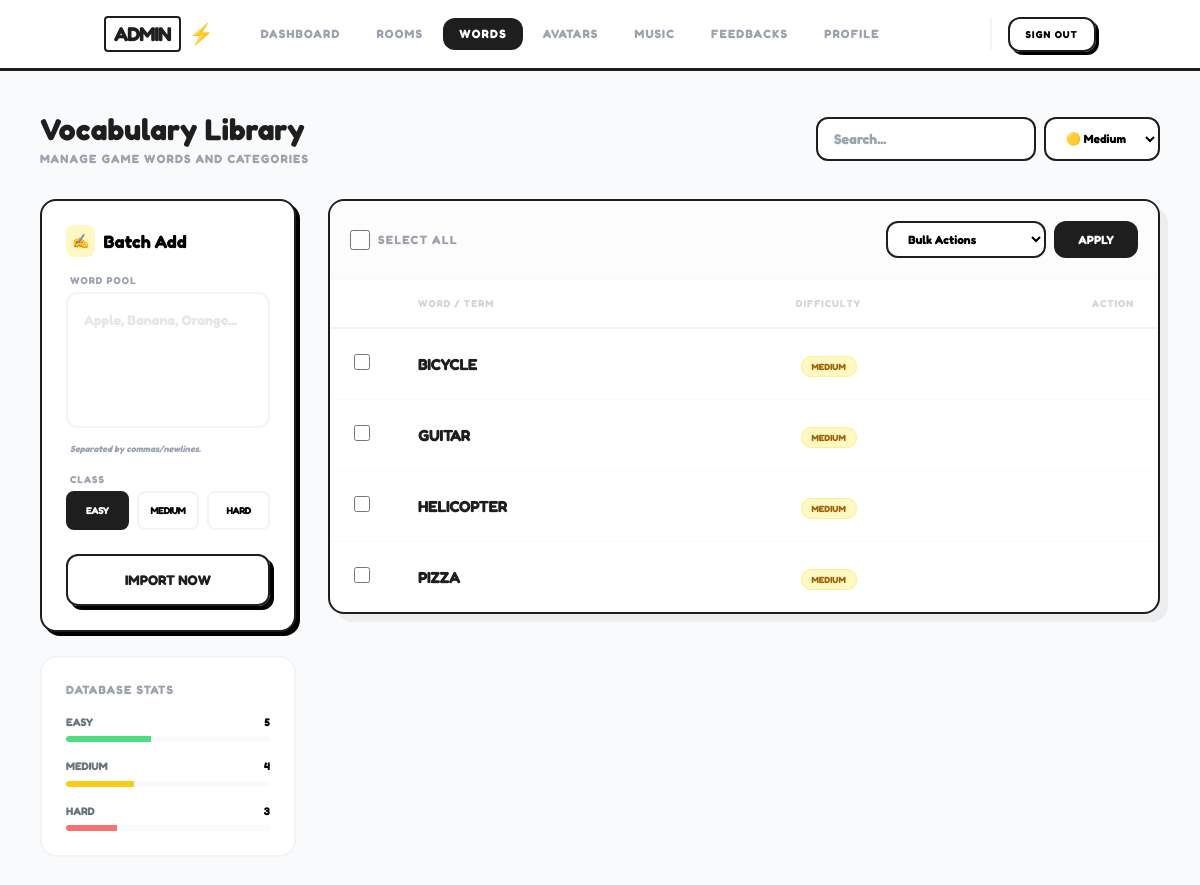
/admin/words.php?difficulty=medium (signed in), run on the app's committed database.
### tables this page shows
CREATE TABLE IF NOT EXISTS words (
    id INT AUTO_INCREMENT PRIMARY KEY,
    word VARCHAR(50) NOT NULL UNIQUE,
    difficulty ENUM('easy', 'medium', 'hard') DEFAULT 'easy'
);

### api/db.php (called while the page is built, shortened)
<?php
$host = $_ENV['DB_HOST'] ?? 'localhost';
$db   = $_ENV['DB_NAME'] ?? 'drawguess_v2';
$user = $_ENV['DB_USER'] ?? 'root';
$pass = $_ENV['DB_PASS'] ?? '';
$charset = 'utf8mb4';
$dsn = "mysql:host=$host;charset=$charset";
$options = [
    PDO::ATTR_ERRMODE            => PDO::ERRMODE_EXCEPTION,
    PDO::ATTR_DEFAULT_FETCH_MODE => PDO::FETCH_ASSOC,
    PDO::ATTR_EMULATE_PREPARES   => false,
];
try {
    $pdo = new PDO($dsn, $user, $pass, $options);
    $pdo->exec("CREATE DATABASE IF NOT EXISTS `$db` CHARACTER SET utf8mb4 COLLATE utf8mb4_unicode_ci");
    $pdo->exec("USE `$db` ");
    $pdo->exec("SET time_zone = '+00:00'");
} catch (\PDOException $e) {
    die(json_encode(["success" => false, "error" => "Connection failed: " . $e->getMessage()]));
}
class DB {
    public static function query($sql, $params = []) {
        global $pdo;
        $stmt = $pdo->prepare($sql);
        $stmt->execute($params);
        return $stmt;
    }
    public static function fetch($sql, $params = []) {
        return self::query($sql, $params)->fetch();
    }
    public static function fetchAll($sql, $params = []) {
        return self::query($sql, $params)->fetchAll();
    }
}

### admin/words.php (the view, shortened to what this page needs)
<?php
require_once '../api/db.php';
$search = $_GET['search'] ?? '';
$filter_diff = $_GET['difficulty'] ?? '';
$sql = "SELECT * FROM words WHERE 1=1";
$params = [];
if (!empty($filter_diff)) {
    $sql .= " AND difficulty = ?";
    $params[] = $filter_diff;
}
$sql .= " ORDER BY word ASC";
$words_list = DB::fetchAll($sql, $params);
$total_all = DB::fetch("SELECT COUNT(*) as c FROM words")['c'];
?>
<!DOCTYPE html>
<html lang="en">
<head>
    <script src="https://cdn.tailwindcss.com"></script>
</head>
<body class="bg-gray-50 min-h-screen pb-12">
    <?php include 'nav.php'; ?>
    <div class="container mx-auto px-4 max-w-6xl">
        <div class="flex flex-col lg:flex-row justify-between items-start lg:items-center gap-4 mb-8">
            <div>
                <h1 class="text-3xl font-black text-ink">Vocabulary Library</h1>
                <p class="text-gray-400 font-bold text-xs uppercase tracking-widest mt-1">Manage game words and categories</p>
            </div>
            <form method="GET" class="flex gap-2 w-full lg:w-auto">
                <div class="relative flex-1">
                    <input type="text" name="search" value="<?= htmlspecialchars($search) ?>" placeholder="Search..." class="w-full bg-white border-2 border-ink pl-4 pr-10 py-2.5 rounded-xl text-sm font-bold focus:outline-none focus:shadow-[4px_4px_0px_#000] transition-all">
                </div>
                <select name="difficulty" onchange="this.form.submit()" class="bg-white border-2 border-ink px-4 py-2.5 rounded-xl text-xs font-black focus:outline-none">
                    <option value="medium" <?= $filter_diff=='medium'?'selected':'' ?>>🟡 Medium</option>
                </select>
            </form>
        </div>
        <div class="grid grid-cols-1 lg:grid-cols-4 gap-8">
            <div class="lg:col-span-1 space-y-6">
                <div class="bg-white p-6 rounded-2xl border-2 border-ink shadow-[4px_4px_0px_#000]">
                    <h2 class="text-lg font-black mb-4 flex items-center gap-2">
                        <span class="bg-yellow-100 p-1.5 rounded-lg text-sm">✍️</span> Batch Add
                    </h2>
                    <form method="POST">
                        <div class="mb-4">
                            <label class="block text-[10px] font-black text-gray-400 uppercase tracking-widest mb-1 ml-1">Word Pool</label>
                            <textarea name="words_bulk" rows="5" class="w-full border-2 border-gray-100 rounded-xl p-4 focus:border-ink outline-none font-bold text-sm resize-none placeholder:text-gray-200" placeholder="Apple, Banana, Orange..." required></textarea>
                            <p class="text-[9px] text-gray-400 mt-2 font-bold px-1 italic">Separated by commas/newlines.</p>
                        </div>
                        <div class="mb-6">
                            <label class="block text-[10px] font-black text-gray-400 uppercase tracking-widest mb-1 ml-1">Class</label>
                            <div class="grid grid-cols-3 gap-2">
                                <?php foreach(['easy', 'medium', 'hard'] as $d): ?>
                                <label class="cursor-pointer">
                                    <div class="text-center py-2.5 rounded-lg border-2 border-gray-100 font-black text-[10px] uppercase tracking-tighter peer-checked:border-ink peer-checked:bg-ink peer-checked:text-white transition-all">
                                        <?= $d ?>
                                    </div>
                                </label>
                                <?php endforeach; ?>
                            </div>
                        </div>
                        <button type="submit" name="add_bulk" class="w-full bg-pop-yellow hover:bg-yellow-300 border-2 border-ink text-ink font-black py-3.5 rounded-xl text-sm shadow-[4px_4px_0px_#000] active:shadow-none active:translate-y-1 transition-all">
                            IMPORT NOW
                        </button>
                    </form>
                </div>
                <div class="bg-white p-6 rounded-2xl border-2 border-gray-100">
                     <h2 class="text-xs font-black text-gray-400 uppercase tracking-widest mb-4">Database Stats</h2>
                     <div class="space-y-4">
                         <?php
                            $ds_rows = DB::fetchAll("SELECT difficulty, COUNT(*) as c FROM words GROUP BY difficulty");
                            foreach($ds_rows as $ds):
                                $pc = ($total_all > 0) ? ($ds['c'] / $total_all) * 100 : 0;
                                $color = $ds['difficulty'] == 'easy' ? 'bg-green-400' : ($ds['difficulty'] == 'medium' ? 'bg-yellow-400' : 'bg-red-400');
                         ?>
                         <div>
                             <div class="flex justify-between text-[11px] font-black uppercase mb-1.5">
                                 <span class="text-gray-500"><?= $ds['difficulty'] ?></span>
                                 <span><?= $ds['c'] ?></span>
                             </div>
                             <div class="w-full h-1.5 bg-gray-50 rounded-full overflow-hidden">
                                 <div class="<?= $color ?> h-full transition-all duration-700" style="width: <?= $pc ?>%"></div>
                             </div>
                         </div>
                         <?php endforeach; ?>
                     </div>
                </div>
            </div>
            <div class="lg:col-span-3">
                <form method="POST" id="bulk_form">
                    <div class="bg-white rounded-2xl border-2 border-ink overflow-hidden shadow-[8px_8px_0px_rgba(0,0,0,0.05)]">
                        <div class="p-5 border-b-2 border-gray-50 bg-gray-50/50 flex flex-wrap justify-between items-center gap-4">
                            <div class="flex items-center gap-4">
                                <label class="flex items-center gap-2 cursor-pointer select-none">
                                    <input type="checkbox" onclick="toggleAll(this)" class="w-5 h-5 rounded border-2 border-ink accent-ink cursor-pointer">
                                    <span class="text-xs font-black text-gray-400 uppercase tracking-widest">Select All</span>
                                </label>
                            </div>
                            <div class="flex gap-2">
                                <select name="bulk_action" id="bulk_action_sel" class="border-2 border-ink rounded-xl px-4 py-2 text-xs font-black focus:outline-none bg-white">
                                    <option value="">Bulk Actions</option>
                                </select>
                                <button type="button" onclick="submitBulk()" class="bg-ink text-white px-6 py-2 rounded-xl text-xs font-black hover:bg-gray-800 active:scale-95 transition-all">APPLY</button>
                            </div>
                        </div>
                        <div class="overflow-x-auto max-h-[700px] no-scrollbar">
                            <table class="w-full text-left">
                                <thead class="sticky top-0 bg-white border-b-2 border-gray-100 z-10">
                                    <tr class="text-[10px] font-black text-gray-300 uppercase tracking-widest">
                                        <th class="px-6 py-4 w-10"></th>
                                        <th class="px-6 py-4">Word / Term</th>
                                        <th class="px-6 py-4 text-center">Difficulty</th>
                                        <th class="px-6 py-4 text-right">Action</th>
                                    </tr>
                                </thead>
                                <tbody class="divide-y divide-gray-50">
                                    <?php foreach($words_list as $row): ?>
                                    <tr class="hover:bg-yellow-50/50 transition-colors group">
                                        <td class="px-6 py-4">
                                            <input type="checkbox" name="selected_ids[]" value="<?= $row['id'] ?>" class="w-4 h-4 rounded border-2 border-ink accent-ink">
                                        </td>
                                        <td class="px-6 py-4 font-black text-ink uppercase tracking-tight"><?= htmlspecialchars($row['word']) ?></td>
                                        <td class="px-6 py-4 text-center">
                                            <?php
                                                $cl = $row['difficulty']=='easy' ? 'bg-green-100 text-green-700 border-green-200' :
                                                       ($row['difficulty']=='medium' ? 'bg-yellow-100 text-yellow-700 border-yellow-200' : 'bg-red-100 text-red-700 border-red-200');
                                            ?>
                                            <span class="px-2.5 py-1 rounded-full text-[9px] font-black uppercase border <?= $cl ?>">
                                                <?= $row['difficulty'] ?>
                                            </span>
                                        </td>
                                        <td class="px-6 py-4 text-right">
                                        </td>
                                    </tr>
                                    <?php endforeach; ?>
                                </tbody>
                            </table>
                        </div>
                    </div>
                </form>
            </div>
        </div>
    </div>
</body>
</html>

### data on the page
words: word "BICYCLE", difficulty "MEDIUM"
words: word "GUITAR", difficulty "MEDIUM"
words: word "HELICOPTER", difficulty "MEDIUM"
words: word "PIZZA", difficulty "MEDIUM"

### other printed values
$meta[0] "DASHBOARD"
$meta[0] "ROOMS"
$meta[0] "WORDS"
$meta[0] "AVATARS"
$meta[0] "MUSIC"
$meta[0] "FEEDBACKS"
$meta[0] "PROFILE"
$d "EASY"
$d "MEDIUM"
$d "HARD"
$ds['difficulty'] "EASY"
$ds['c'] "5"
$ds['difficulty'] "MEDIUM"
$ds['c'] "4"
$ds['difficulty'] "HARD"
